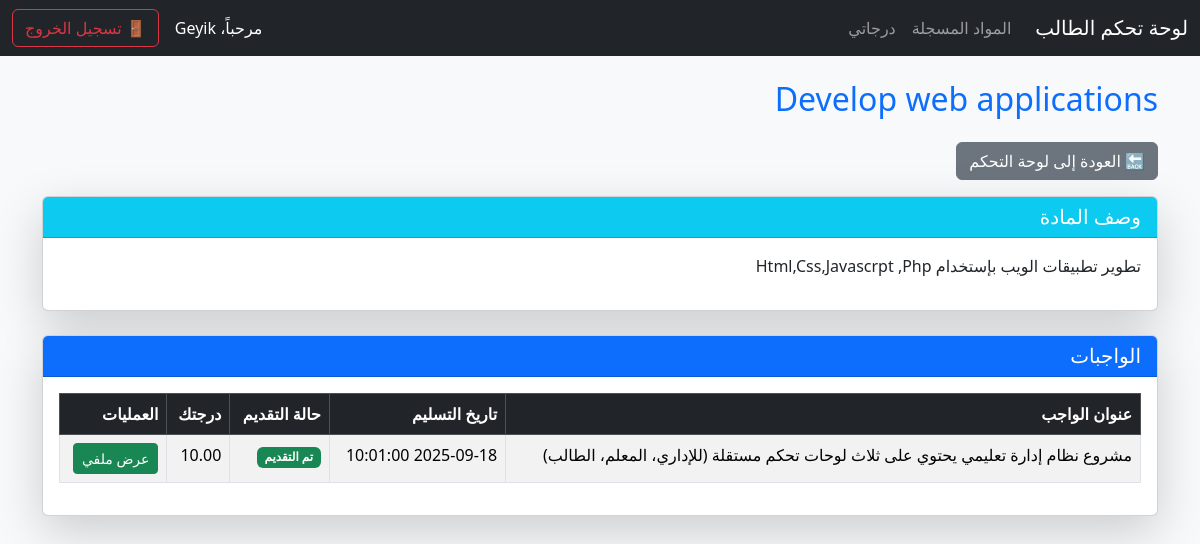
/student/courses.php?course_id=1 (signed in), run on the app's committed database.
### tables this page shows
CREATE TABLE `courses` (
  `id` int(11) NOT NULL,
  `title` varchar(255) NOT NULL,
  `description` text DEFAULT NULL,
  `teacher_id` int(11) DEFAULT NULL,
  `created_at` timestamp NOT NULL DEFAULT current_timestamp()
);

CREATE TABLE `submissions` (
  `id` int(11) NOT NULL,
  `assignment_id` int(11) DEFAULT NULL,
  `student_id` int(11) DEFAULT NULL,
  `file_path` varchar(255) DEFAULT NULL,
  `submitted_at` timestamp NOT NULL DEFAULT current_timestamp(),
  `grade` decimal(5,2) DEFAULT NULL
);

CREATE TABLE `assignments` (
  `id` int(11) NOT NULL,
  `title` varchar(255) NOT NULL,
  `description` text DEFAULT NULL,
  `course_id` int(11) DEFAULT NULL,
  `due_date` datetime DEFAULT NULL,
  `created_at` timestamp NOT NULL DEFAULT current_timestamp(),
  `file_path` varchar(255) DEFAULT NULL
);

### student/courses.php (the view, shortened to what this page needs)
<?php
require '../includes/database.php';
$student_id = $_SESSION['id'];
$course_id = isset($_GET['course_id']) ? intval($_GET['course_id']) : 0;
$stmt_course = $conn->prepare("SELECT title, description FROM courses WHERE id = ?");
$stmt_course->bind_param("i", $course_id);
$stmt_course->execute();
$course = $stmt_course->get_result()->fetch_assoc();
$stmt_assignments = $conn->prepare("
    SELECT
        a.id,
        a.title,
        a.description,
        a.due_date,
        s.grade,
        s.file_path,
        s.id AS submission_id
    FROM assignments a
    LEFT JOIN submissions s ON a.id = s.assignment_id AND s.student_id = ?
    WHERE a.course_id = ?
");
$stmt_assignments->bind_param("ii", $student_id, $course_id);
$stmt_assignments->execute();
$assignments_result = $stmt_assignments->get_result();
?>
<!DOCTYPE html>
<html lang="ar" dir="rtl">
<head>
    <link href="https://cdn.jsdelivr.net/npm/bootstrap@5.3.3/dist/css/bootstrap.rtl.min.css" rel="stylesheet">
</head>
<body class="bg-light">
    <?php require_once '../includes/student_navbar.php'; ?>
    <div class="container mt-4">
        <div class="d-flex justify-content-between align-items-center mb-3">
            <h2 class="text-primary"><?= htmlspecialchars($course['title']) ?></h2>
        </div>
        <div class="mb-3">
            <a href="dashboard.php" class="btn btn-secondary">🔙 العودة إلى لوحة التحكم</a>
        </div>
        <div class="card shadow-lg mb-4">
            <div class="card-header bg-info text-white">
                <h5 class="mb-0">وصف المادة</h5>
            </div>
            <div class="card-body">
                <p><?= nl2br(htmlspecialchars($course['description'])) ?></p>
            </div>
        </div>
        <div class="card shadow-lg">
            <div class="card-header bg-primary text-white">
                <h5 class="mb-0">الواجبات</h5>
            </div>
            <div class="card-body">
                <table class="table table-bordered table-striped">
                    <thead class="table-dark">
                        <tr>
                            <th>عنوان الواجب</th>
                            <th>تاريخ التسليم</th>
                            <th>حالة التقديم</th>
                            <th>درجتك</th>
                            <th>العمليات</th>
                        </tr>
                    </thead>
                    <tbody>
                        <?php if ($assignments_result->num_rows > 0): ?>
                            <?php while ($assignment = $assignments_result->fetch_assoc()): ?>
                                <tr>
                                    <td><?= htmlspecialchars($assignment['title']) ?></td>
                                    <td><?= $assignment['due_date'] ?></td>
                                    <td>
                                        <?php if ($assignment['submission_id']): ?>
                                            <span class="badge bg-success">تم التقديم</span>
                                        <?php else: ?>
                                            <span class="badge bg-warning text-dark">لم يتم التقديم</span>
                                        <?php endif; ?>
                                    </td>
                                    <td><?= $assignment['grade'] ?? 'غير مقيّم' ?></td>
                                    <td>
                                        <?php if (!$assignment['submission_id']): ?>
                                            <button type="button" class="btn btn-sm btn-primary" data-bs-toggle="modal"
                                                data-bs-target="#submitAssignmentModal"
                                                data-bs-assignment-id="<?= $assignment['id'] ?>">
                                                تقديم الواجب
                                            </button>
                                        <?php else: ?>
                                            <a href="<?= htmlspecialchars($assignment['file_path']) ?>"
                                                class="btn btn-sm btn-success" target="_blank">عرض ملفي</a>
                                        <?php endif; ?>
                                    </td>
                                </tr>
                            <?php endwhile; ?>
                        <?php else: ?>
                            <tr>
                                <td colspan="5" class="text-center">لا توجد واجبات لهذه المادة.</td>
                            </tr>
                        <?php endif; ?>
                    </tbody>
                </table>
            </div>
        </div>
    </div>
</body>
</html>

### data on the page
courses: title "Develop web applications", description "تطوير تطبيقات الويب بإستخدام Html,Css,Javascrpt ,Php"
submissions: assignment.title "مشروع نظام إدارة تعليمي يحتوي على ثلاث لوحات تحكم مستقلة (للإداري، المعلم، الطالب)", assignment.due_date "2025-09-18 10:01:00", shows "تم التقديم", grade "10.00"

### other printed values
$_SESSION['name'] "Geyik"
